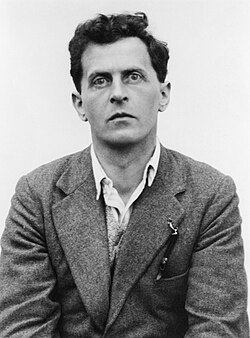
#> input picture media/witt-source.png, 250 x 338 px
$ python make-witt.py
#> lines starting #> are read from the running program, lines starting #| are printed output that depends on the picture; after the words box and inside, x2 and y2 are one past the last pixel; in counts of white or black regions, pixels touching at a corner belong together
"""Derive the halftone ink map (witt.png) from the Moritz Nähr portrait of
Wittgenstein (public domain; Wikimedia Commons "Ludwig Wittgenstein 1930").
Usage: python3 make-witt.py <path-to-photo.png>

Output: media/witt.png — small RGBA image where each pixel is one particle,
alpha = ink density (0 = background, no particle). Plus debug previews.
"""
import sys
from PIL import Image, ImageDraw, ImageOps, ImageFilter

SRC = sys.argv[1] if len(sys.argv) > 1 else "witt-source.png"
OUT = "witt.png"
DBG = "."

im = Image.open(SRC).convert("RGB")
#> im is the input picture: PIL image 250x338 RGB; min 0, max 255, mean 150.1
W, H = im.size
#> W = 250; H = 338

# ---- 1. background removal: flood fill from every bright border pixel ----
g = ImageOps.grayscale(im)
work = g.copy()
d = ImageDraw.Draw(work)
MARK = 1  # sentinel value (photo has no pure-1 grays after we check)
seeds = []
for x in range(0, W, 4):
    seeds += [(x, 0), (x, H - 1)]
for y in range(0, H, 4):
    seeds += [(0, y), (W - 1, y)]
px = work.load()
gpx = g.load()
for (x, y) in seeds:
    if gpx[x, y] > 165 and px[x, y] != MARK:
        ImageDraw.floodfill(work, (x, y), MARK, thresh=42)
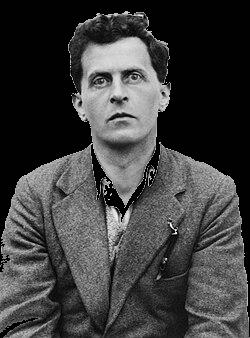
#> work: PIL image 250x338 L; min 0, max 255, mean 62.3

mask = work.point(lambda v: 255 if v == MARK else 0)  # white = background
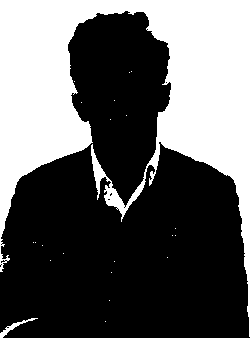
#> mask: PIL image 250x338 L; 37.4% white; 22 white regions (20 under 20 px), largest, box (x1, y1, x2, y2) and area: (0, 0, 250, 337) 31405, (0, 318, 38, 338) 143
# close small gaps, then soften the edge so the silhouette isn't razor-cut
mask = mask.filter(ImageFilter.MaxFilter(3))
#> mask: PIL image 250x338 L; 39.6% white; 18 white regions (16 under 20 px), largest, box (x1, y1, x2, y2) and area: (0, 0, 250, 338) 33043, (0, 317, 39, 338) 256
mask = mask.filter(ImageFilter.GaussianBlur(1.2))
mask.save(f"{DBG}/witt-mask.png")

# ---- 2. ink from darkness; local contrast so the features pop ----
g2 = ImageOps.autocontrast(g, cutoff=1)
g2 = g2.filter(ImageFilter.UnsharpMask(radius=5, percent=110, threshold=2))
ink = g2.point(lambda v: int(255 * ((1 - v / 255) ** 0.92)))
# subtract background
ink = Image.composite(Image.new("L", im.size, 0), ink, mask)
ink.save(f"{DBG}/witt-ink-full.png")

# ---- 3. crop to head + collar (the jacket mostly fades under the text
# anyway) so the face fills more of the canvas and the features resolve ----
CROP = (12, 0, 238, 290)  # trims side background and lower jacket
ink = ink.crop(CROP)
#> ink: PIL image 226x290 L
CW_, CH_ = ink.size
#> CW_ = 226; CH_ = 290
GRID_W = 92
GRID_H = int(round(GRID_W * CH_ / CW_))
#> GRID_H = 118
small = ink.resize((GRID_W, GRID_H), Image.LANCZOS)
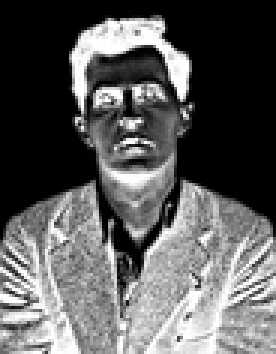
#> small: PIL image 92x118 L (shown 3 times larger); min 0, max 255, mean 92.4

# count particles above the runtime threshold
lo = small.point(lambda v: 255 if v >= 26 else 0)
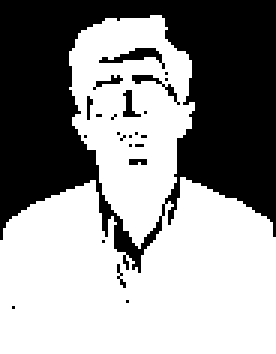
#> lo: PIL image 92x118 L (shown 3 times larger); 58.7% white; 24 black regions (20 under 20 px), largest, box (x1, y1, x2, y2) and area: (0, 0, 92, 91) 4302, (33, 16, 55, 23) 56, (44, 25, 60, 35) 33, (41, 30, 47, 39) 25
count = sum(1 for v in lo.getdata() if v)
#> count = 6371
print(f"grid {GRID_W}x{GRID_H}, particles >= thresh: {count}")
#| grid 92x118, particles >= thresh: 6371

out = Image.new("RGBA", small.size, (0, 0, 0, 0))
#> out: PIL image 92x118 RGBA; every value is 0
out.putalpha(small)
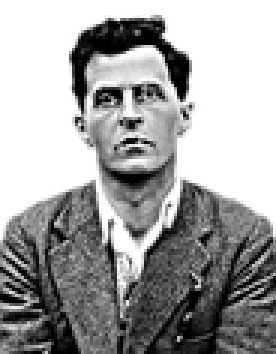
#> out: PIL image 92x118 RGBA (shown 3 times larger); mean R, G, B, A 0, 0, 0, 92.4; transparent parts drawn white
out.save(OUT)
print("wrote", OUT)

# ---- 4. preview: render the halftone as it would appear on yellow ----
SCALE = 6
prev = Image.new("RGB", (GRID_W * SCALE, GRID_H * SCALE), (255, 255, 2))
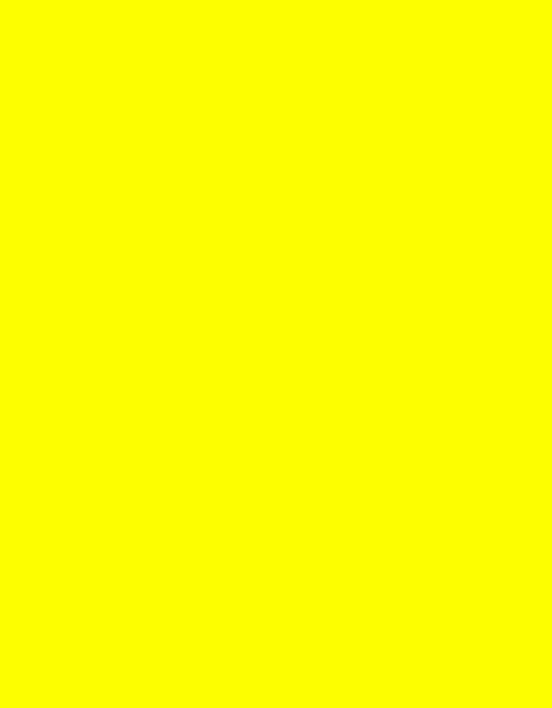
#> prev: PIL image 552x708 RGB; mean R, G, B 255, 255, 2
pd = ImageDraw.Draw(prev)
spx = small.load()
for gy in range(GRID_H):
    for gx in range(GRID_W):
        a = spx[gx, gy]
        if a < 26:
            continue
        t = a / 255
        r = (0.55 + 2.3 * t) * SCALE / 2
        alpha = min(0.30, 0.10 + 0.26 * t)
        # composite black at `alpha` over yellow
        c = tuple(int(v * (1 - alpha)) for v in (255, 255, 2))
        cx, cy = gx * SCALE + SCALE / 2, gy * SCALE + SCALE / 2
        pd.ellipse([cx - r, cy - r, cx + r, cy + r], fill=c)
prev.save(f"{DBG}/witt-preview.png")
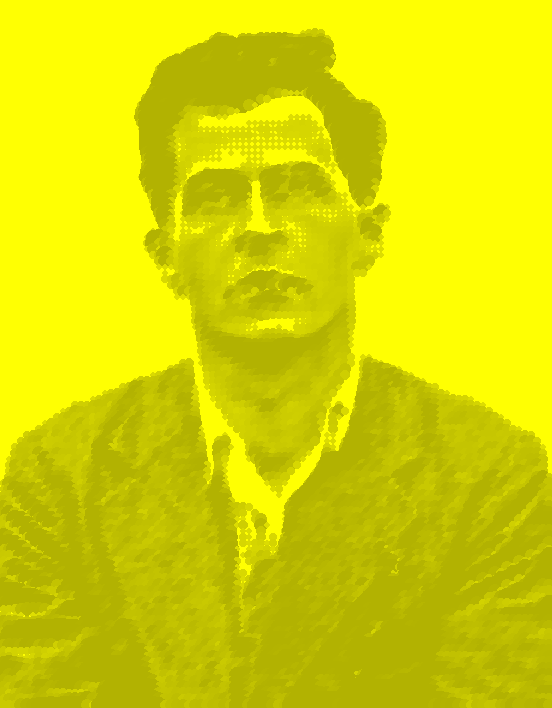
#> saved as witt-preview.png: PIL image 552x708 RGB; mean R, G, B 215.5, 215.5, 1.4
print("preview written")
